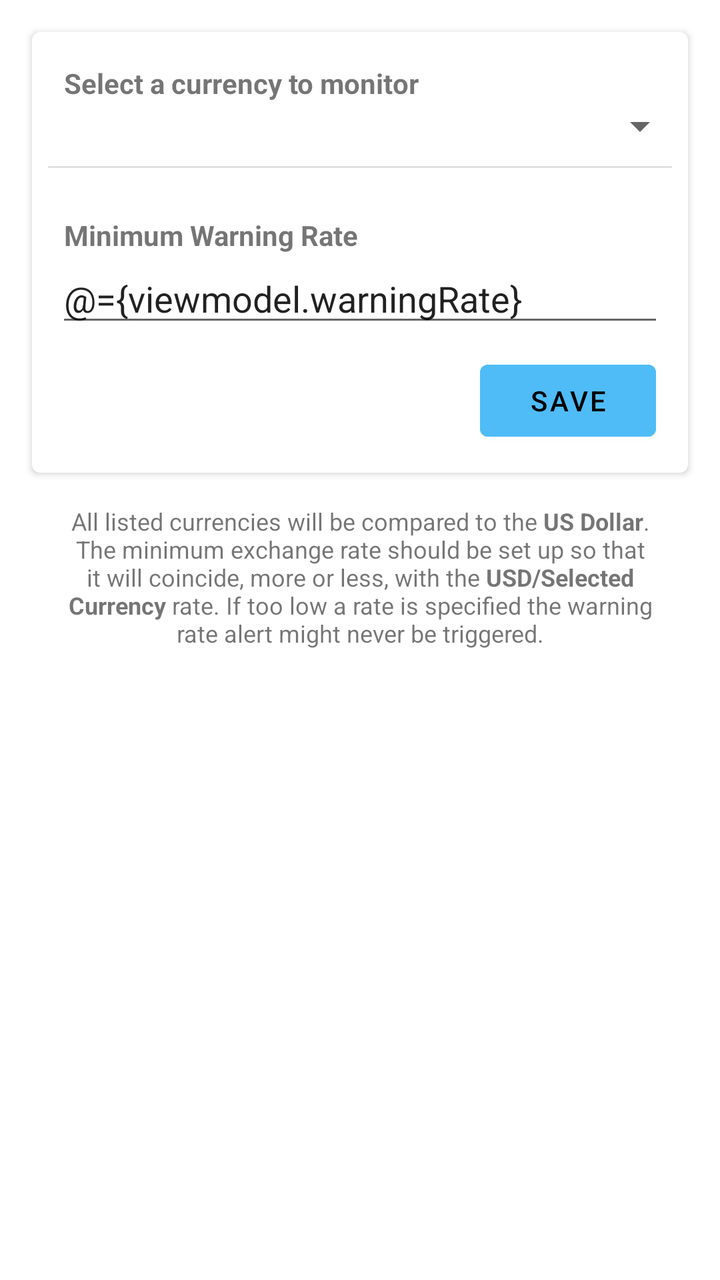
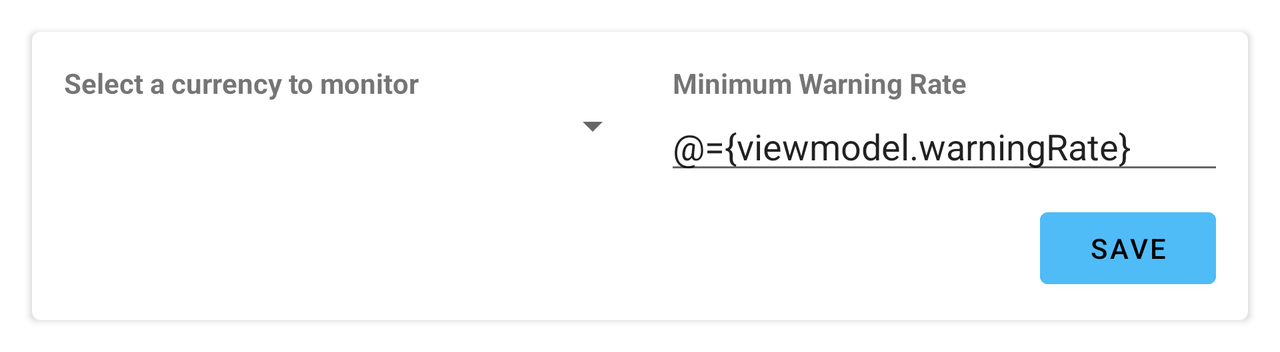

An Android layout and its configuration variant, each rendered on a device that would load it. The default file and the variant file are quoted in full after the pictures.
<!-- AndroidManifest.xml: application theme AppTheme -->
<!-- res/layout/fragment_add_currency.xml -->
<?xml version="1.0" encoding="utf-8"?>
<layout xmlns:android="http://schemas.android.com/apk/res/android"
    xmlns:app="http://schemas.android.com/apk/res-auto"
    xmlns:tools="http://schemas.android.com/tools">

    <data>

        <variable
            name="viewmodel"
            type="za.co.gingergeek.moneta.ui.addcurrency.AddCurrencyViewModel" />
    </data>

    <androidx.constraintlayout.widget.ConstraintLayout
        android:layout_width="match_parent"
        android:layout_height="match_parent"
        tools:context=".ui.addcurrency.AddCurrencyFragment">

        <com.google.android.material.card.MaterialCardView
            android:id="@+id/materialCardView"
            android:layout_width="match_parent"
            android:layout_height="wrap_content"
            android:layout_margin="16dp"
            app:cardElevation="2dp"
            app:layout_constraintEnd_toEndOf="parent"
            app:layout_constraintStart_toStartOf="parent"
            app:layout_constraintTop_toTopOf="parent">

            <LinearLayout
                android:layout_width="match_parent"
                android:layout_height="wrap_content"
                android:orientation="vertical">

                <TextView
                    android:layout_width="match_parent"
                    android:layout_height="wrap_content"
                    android:layout_marginStart="16dp"
                    android:layout_marginTop="16dp"
                    android:layout_marginEnd="16dp"
                    android:text="@string/add_screen_currency_title"
                    android:textStyle="bold" />

                <Spinner
                    android:id="@+id/selection"
                    android:layout_width="match_parent"
                    android:layout_height="wrap_content" />

                <View
                    android:id="@+id/divider"
                    android:layout_width="match_parent"
                    android:layout_height="1dp"
                    android:layout_margin="8dp"
                    android:background="?android:attr/listDivider" />

                <TextView
                    android:layout_width="match_parent"
                    android:layout_height="wrap_content"
                    android:layout_marginStart="16dp"
                    android:layout_marginTop="16dp"
                    android:layout_marginEnd="16dp"
                    android:text="@string/add_screen_min_warning_rate"
                    android:textStyle="bold" />

                <EditText
                    android:id="@+id/warning_rate"
                    android:layout_width="match_parent"
                    android:layout_height="wrap_content"
                    android:layout_marginStart="12dp"
                    android:layout_marginEnd="12dp"
                    android:autofillHints="@string/add_screen_min_warning_rate_hint"
                    android:hint="@string/add_screen_min_warning_rate_hint"
                    android:text="@={viewmodel.warningRate}"
                    android:inputType="numberDecimal" />

                <Button
                    android:id="@+id/save_button"
                    android:layout_width="wrap_content"
                    android:layout_height="wrap_content"
                    android:layout_gravity="end"
                    android:layout_marginTop="8dp"
                    android:layout_marginEnd="16dp"
                    android:layout_marginBottom="12dp"
                    android:backgroundTint="?android:attr/colorAccent"
                    android:textColor="@color/black"
                    android:text="@string/add_screen_submit_button_text" />
            </LinearLayout>
        </com.google.android.material.card.MaterialCardView>

        <TextView
            android:id="@+id/info_text"
            android:layout_width="0dp"
            android:layout_height="wrap_content"
            android:layout_marginStart="24dp"
            android:layout_marginTop="16dp"
            android:layout_marginEnd="24dp"
            android:text="@string/add_screen_info_text"
            android:textAlignment="center"
            android:textSize="12sp"
            app:layout_constraintEnd_toEndOf="parent"
            app:layout_constraintStart_toStartOf="parent"
            app:layout_constraintTop_toBottomOf="@+id/materialCardView" />
    </androidx.constraintlayout.widget.ConstraintLayout>
</layout>
<!-- resources referenced by this layout -->
<resources>
  <color name="black">#000000</color>
  <string name="add_screen_currency_title">Select a currency to monitor</string>
  <string name="add_screen_info_text">All listed currencies will be compared to the <b>US Dollar</b>.
          The minimum exchange rate should be set up so that it will coincide, more or less,
          with the <b>USD/Selected Currency</b> rate. If too low a rate is specified the warning
          rate alert might never be triggered.
      </string>
  <string name="add_screen_min_warning_rate">Minimum Warning Rate</string>
  <string name="add_screen_min_warning_rate_hint" translatable="false">1.123</string>
  <string name="add_screen_submit_button_text">Save</string>
  <style name="AppTheme" parent="Theme.MaterialComponents.DayNight">
          
          <item name="colorPrimary">@color/colorPrimary</item>
          <item name="colorPrimaryDark">@color/white</item>
          <item name="colorAccent">@color/colorAccent</item>
          <item name="android:navigationBarColor">@color/colorAccent</item>
      </style>
  <color name="colorPrimary">#E57373</color>
  <color name="white">#ffffff</color>
  <color name="colorAccent">#4FBCF7</color>
</resources>
<!-- res/layout-land/fragment_add_currency.xml (the repository's variant of the layout above) -->
<!-- drawn on the phone turned sideways -->
<?xml version="1.0" encoding="utf-8"?>
<layout xmlns:android="http://schemas.android.com/apk/res/android"
    xmlns:app="http://schemas.android.com/apk/res-auto"
    xmlns:tools="http://schemas.android.com/tools">

    <data>

        <variable
            name="viewmodel"
            type="za.co.gingergeek.moneta.ui.addcurrency.AddCurrencyViewModel" />
    </data>

    <com.google.android.material.card.MaterialCardView
        android:layout_width="match_parent"
        android:layout_height="wrap_content"
        android:layout_margin="16dp"
        app:cardElevation="2dp"
        tools:context=".ui.addcurrency.AddCurrencyFragment">
        <androidx.constraintlayout.widget.ConstraintLayout
            android:layout_width="match_parent"
            android:layout_height="wrap_content"
            android:orientation="vertical">

            <TextView
                android:id="@+id/selection_title"
                android:layout_width="0dp"
                android:layout_height="wrap_content"
                android:layout_marginStart="16dp"
                android:layout_marginTop="16dp"
                android:layout_marginEnd="16dp"
                android:text="@string/add_screen_currency_title"
                android:textStyle="bold"
                app:layout_constraintEnd_toEndOf="@+id/guideline"
                app:layout_constraintStart_toStartOf="parent"
                app:layout_constraintTop_toTopOf="parent" />

            <Spinner
                android:id="@+id/selection"
                android:layout_width="0dp"
                android:layout_height="wrap_content"
                app:layout_constraintEnd_toEndOf="@+id/guideline"
                app:layout_constraintStart_toStartOf="parent"
                app:layout_constraintTop_toBottomOf="@+id/selection_title" />

            <TextView
                android:id="@+id/warning_rate_title"
                android:layout_width="0dp"
                android:layout_height="wrap_content"
                android:layout_marginStart="16dp"
                android:layout_marginTop="16dp"
                android:layout_marginEnd="16dp"
                android:text="@string/add_screen_min_warning_rate"
                android:textStyle="bold"
                app:layout_constraintEnd_toEndOf="parent"
                app:layout_constraintStart_toStartOf="@+id/guideline"
                app:layout_constraintTop_toTopOf="parent" />

            <EditText
                android:id="@+id/warning_rate"
                android:layout_width="0dp"
                android:layout_height="wrap_content"
                android:layout_marginStart="12dp"
                android:layout_marginEnd="12dp"
                android:autofillHints="@string/add_screen_min_warning_rate_hint"
                android:hint="@string/add_screen_min_warning_rate_hint"
                android:text="@={viewmodel.warningRate}"
                android:inputType="numberDecimal"
                app:layout_constraintEnd_toEndOf="parent"
                app:layout_constraintStart_toStartOf="@+id/guideline"
                app:layout_constraintTop_toBottomOf="@+id/warning_rate_title" />


            <com.google.android.material.button.MaterialButton
                android:id="@+id/save_button"
                android:layout_width="wrap_content"
                android:layout_height="wrap_content"
                android:layout_gravity="end"
                android:backgroundTint="?android:attr/colorAccent"
                android:textColor="@color/black"
                android:text="@string/add_screen_submit_button_text"
                android:layout_marginEnd="16dp"
                android:layout_marginBottom="12dp"
                android:layout_marginTop="8dp"
                app:layout_constraintBottom_toBottomOf="parent"
                app:layout_constraintEnd_toEndOf="parent"
                app:layout_constraintTop_toBottomOf="@+id/warning_rate" />

            <androidx.constraintlayout.widget.Guideline
                android:id="@+id/guideline"
                android:layout_width="wrap_content"
                android:layout_height="wrap_content"
                android:orientation="vertical"
                app:layout_constraintGuide_percent="0.5007153" />
        </androidx.constraintlayout.widget.ConstraintLayout>
    </com.google.android.material.card.MaterialCardView>
</layout>
<!-- resources referenced by the variant -->
<!-- as the phone turned sideways resolves them -->
<resources>
  <color name="black">#000000</color>
  <string name="add_screen_currency_title">Select a currency to monitor</string>
  <string name="add_screen_min_warning_rate">Minimum Warning Rate</string>
  <string name="add_screen_min_warning_rate_hint" translatable="false">1.123</string>
  <string name="add_screen_submit_button_text">Save</string>
  <style name="AppTheme" parent="Theme.MaterialComponents.DayNight">
          
          <item name="colorPrimary">@color/colorPrimary</item>
          <item name="colorPrimaryDark">@color/white</item>
          <item name="colorAccent">@color/colorAccent</item>
          <item name="android:navigationBarColor">@color/colorAccent</item>
      </style>
  <color name="colorPrimary">#E57373</color>
  <color name="white">#ffffff</color>
  <color name="colorAccent">#4FBCF7</color>
</resources>
